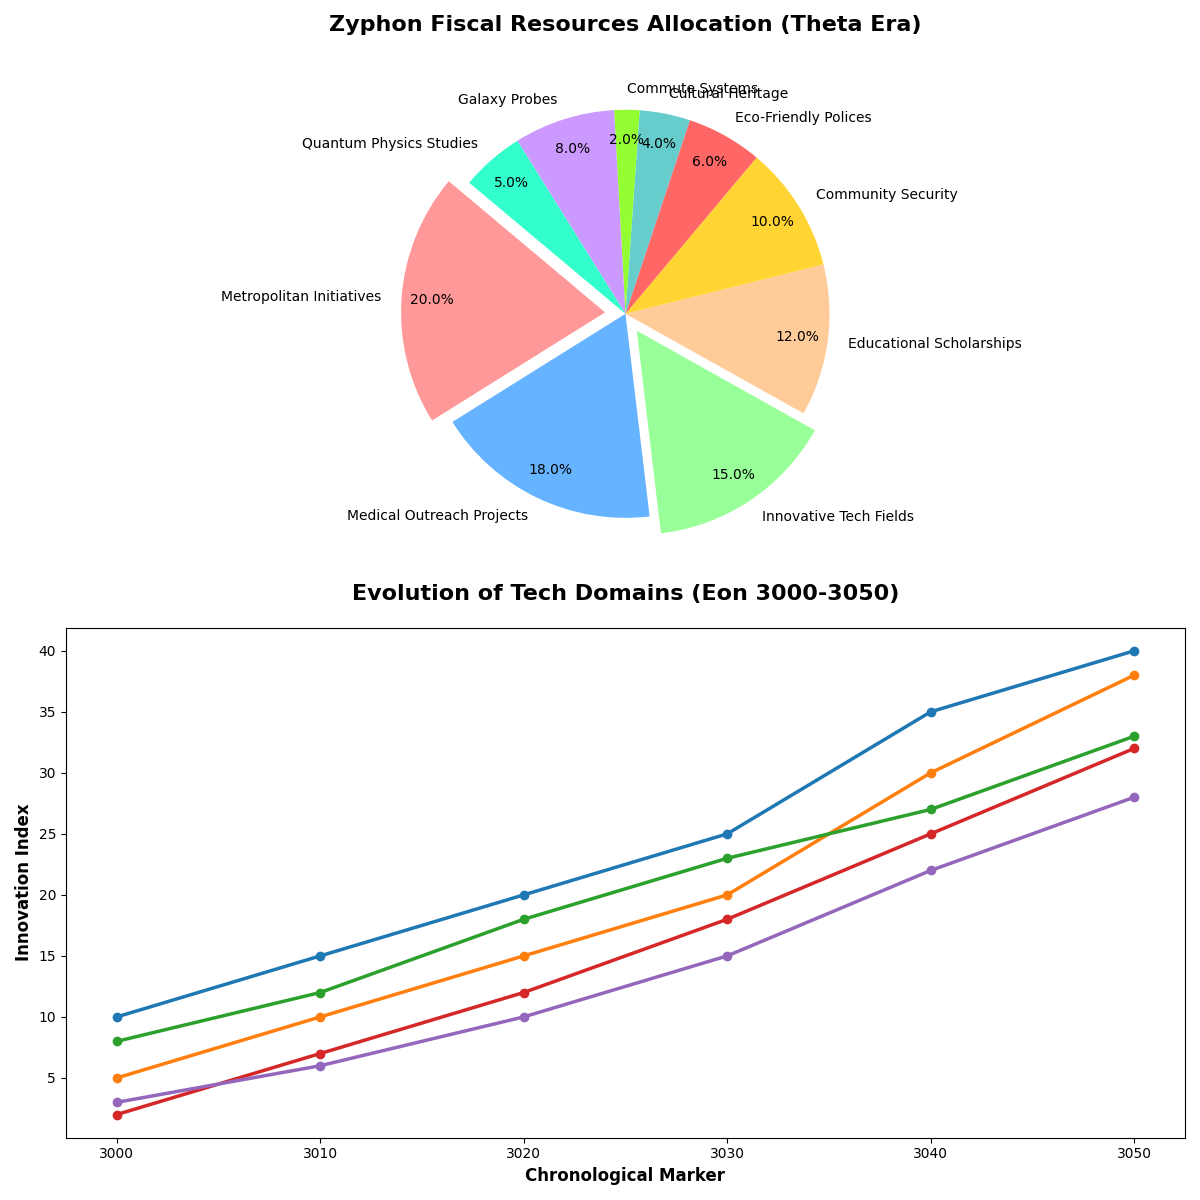

Write the Python code that produced this figure.
import matplotlib.pyplot as plt
import numpy as np

budget_categories = [
    'Metropolitan Initiatives',
    'Medical Outreach Projects',
    'Innovative Tech Fields',
    'Educational Scholarships',
    'Community Security',
    'Eco-Friendly Polices',
    'Cultural Heritage',
    'Commute Systems',
    'Galaxy Probes',
    'Quantum Physics Studies'
]

budget_allocation = [20, 18, 15, 12, 10, 6, 4, 2, 8, 5]
colors = ['#FF9999', '#66B3FF', '#99FF99', '#FFCC99', '#FFD433', '#FF6666', '#66CCCC', '#93FF33', '#CC99FF', '#33FFCC']
explode = (0.1, 0, 0.1, 0, 0, 0, 0, 0, 0, 0)

fig, ax = plt.subplots(2, 1, figsize=(12, 12))

ax[0].pie(
    budget_allocation, explode=explode, labels=budget_categories, colors=colors,
    autopct='%1.1f%%', startangle=140, pctdistance=0.85
)

ax[0].set_title("Zyphon Fiscal Resources Allocation (Theta Era)", fontsize=16, fontweight='bold', pad=20)

years = np.arange(3000, 3051, 10)
tech_advancement = {
    'Autonomous Machines': np.array([10, 15, 20, 25, 35, 40]),
    'Renewable Power': np.array([5, 10, 15, 20, 30, 38]),
    'Genetic Engineering': np.array([8, 12, 18, 23, 27, 33]),
    'Quantum Algorithms': np.array([2, 7, 12, 18, 25, 32]),
    'Cosmic Technology': np.array([3, 6, 10, 15, 22, 28])
}

for tech, improvements in tech_advancement.items():
    ax[1].plot(years, improvements, marker='o', linewidth=2.5)

ax[1].set_title('Evolution of Tech Domains (Eon 3000-3050)', fontsize=16, fontweight='bold', pad=20)
ax[1].set_xlabel('Chronological Marker', fontsize=12, fontweight='bold')
ax[1].set_ylabel('Innovation Index', fontsize=12, fontweight='bold')

plt.tight_layout()
plt.show()
